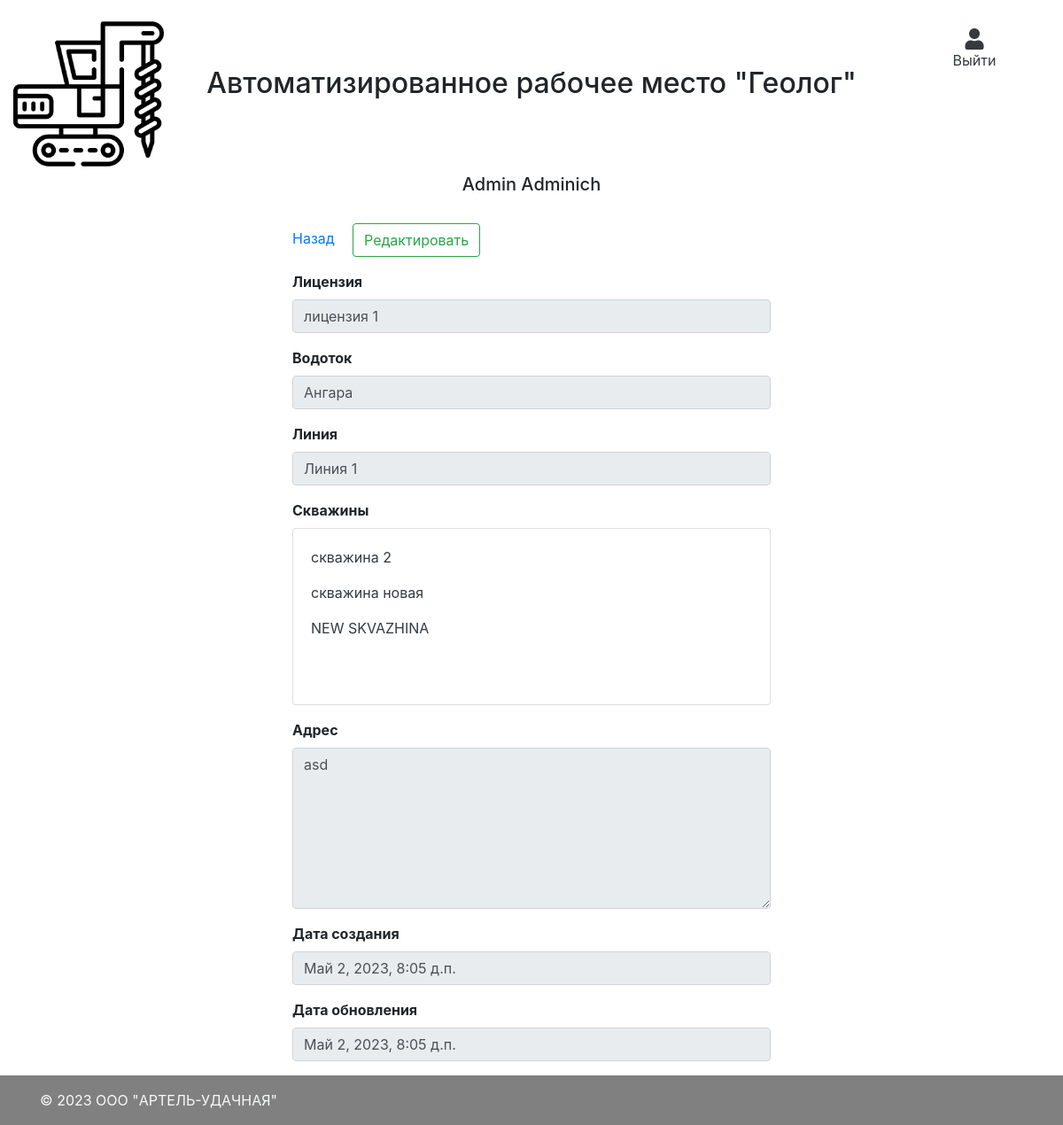
Screenshot of /mine/3 (signed in) with the database file from the repository.
### main/models.py (models this page shows, shortened)
class CustomUser(AbstractBaseUser, PermissionsMixin):
    username = models.CharField("Логин пользователя", max_length=50, unique=True)
    first_name = models.CharField("Имя", max_length=50)
    last_name = models.CharField("Фамилия", max_length=50)
    patronymic = models.CharField("Отчество", max_length=50, default="нет")
    team = models.ForeignKey(Team, verbose_name="Номер бригады", on_delete=models.CASCADE, null=True)
    phone_number = models.CharField("Номер телефона", max_length=50, default="Не указано")
    email = models.EmailField(verbose_name="Email", max_length=255, unique=True, blank=True, null=True)
    role = models.ForeignKey(Role, on_delete=models.CASCADE, verbose_name="Должность")
    is_superuser = models.BooleanField(default=False)
    is_active = models.BooleanField(default=True)
    is_admin = models.BooleanField(default=False)
    objects = CustomUserManager()
    created_at = models.DateTimeField("Дата создания", auto_now_add=True)
    updated_at = models.DateTimeField("Дата обновления", auto_now=True)
    USERNAME_FIELD = 'username'
    REQUIRED_FIELDS = ['password']
    class Meta:
        verbose_name = "Пользователь"
        verbose_name_plural = "Пользователи"

class Mine(models.Model):
    license = models.ForeignKey(License, on_delete=models.CASCADE, verbose_name="Лицензия")
    watercourse = models.ForeignKey(WaterCourse, on_delete=models.CASCADE, verbose_name="Водоток")
    line = models.ForeignKey(Line, on_delete=models.CASCADE, verbose_name="Линия")
    wells = models.ManyToManyField(Well, verbose_name="Скважины")
    address = models.TextField("Адрес", null=True)
    created_at = models.DateTimeField("Дата создания", auto_now_add=True)
    updated_at = models.DateTimeField("Дата обновления", auto_now=True)
    class Meta:
        verbose_name = "Разрез"
        verbose_name_plural = "Разрезы"

class License(models.Model):
    short_name = models.CharField("Наименование", max_length=255)
    name = models.TextField("Полное наименование")
    geologist = models.ForeignKey(CustomUser, related_name='geologist_id', on_delete=models.SET_NULL, verbose_name="Геолог", null=True)
    status = models.ForeignKey(LicenseStatus, on_delete=models.CASCADE, verbose_name="Статус")
    used_enginery = models.TextField("Используемая техника", null=True, default="Не назначено")
    watercourses = models.ManyToManyField(WaterCourse, through='LicenseWaterCourse', through_fields=('license', 'watercourse'), verbose_name="Водотоки", blank=True)
    lines = models.ManyToManyField(Line, through='LineLicenseWaterCourse', through_fields=('license', 'line'), verbose_name="Водотоки", blank=True)
    comment = models.TextField("Комментарий", null=True, blank=True)
    created_at = models.DateTimeField("Дата создания", auto_now_add=True)
    updated_at = models.DateTimeField("Дата обновления", auto_now=True)
    def __str__(self):
        return self.short_name
    class Meta:
        verbose_name = "Лицензия"
        verbose_name_plural = "Лицензии"

class WaterCourse(models.Model):
    name = models.CharField("Наименование", max_length=255)
    created_at = models.DateTimeField("Дата создания", auto_now_add=True)
    updated_at = models.DateTimeField("Дата обновления", auto_now=True)
    def __str__(self):
        return self.name
    class Meta:
        verbose_name = "Водоток"
        verbose_name_plural = "Водотоки"

class Line(models.Model):
    name = models.CharField("Наименование", max_length=50)
    watercourse = models.ForeignKey(WaterCourse, on_delete=models.CASCADE, verbose_name="Водоток", null=True)
    def __str__(self):
        return self.name
    class Meta:
        verbose_name = "Линия"
        verbose_name_plural = "Линии"

class Well(models.Model):
    name = models.CharField("Наименование", max_length=255, unique=True)
    description = models.TextField("Описание", null=True, blank=True)
    comment = models.TextField("Комментарий", null=True, blank=True)
    x = models.FloatField("x", null=True, blank=True)
    y = models.FloatField("y", null=True, blank=True)
    z = models.FloatField("z", null=True, blank=True)
    line = models.ForeignKey(Line, verbose_name="Линия", on_delete=models.CASCADE, null=True)
    pillar_photo = models.ImageField("Фото штаги", upload_to='images/', null=True)
    created_at = models.DateTimeField("Дата создания", auto_now_add=True)
    updated_at = models.DateTimeField("Дата обновления", auto_now=True)
    class Meta:
        verbose_name = "Скважина"
        verbose_name_plural = "Скважины"
        unique_together = ('name', 'line',)

### main/views.py (the view)
# urls.py: path('mine/<int:pk>', views.MineDetailView.as_view(), name='mineetail'),
class MineDetailView(LoginRequiredMixin, DetailView):
    template_name = "main/mine/index.html"
    model = models.Mine
    success_url = "/main_menu?target=mine"

### templates/main/mine/index.html (shortened to what this page needs)
{% extends "layout.html" %}
{% block content %}
    <div class="col-12">
        <div class="row justify-content-center">
            <div class="col-md-6">
                <div class="form-group">
                    <a href="/main_menu?target=mine">Назад</a>
                    <a href="/mine/edit/{{ object.id }}" class="ml-3 btn btn-outline-success">Редактировать</a>
                </div>
                <div class="form-group">
                    <label for="license" class="font-weight-bold">Лицензия</label>
                    <input type="text" class="form-control" readonly id="license" value="{{ object.license }}">
                </div>
                <div class="form-group">
                    <label for="watercourse" class="font-weight-bold">Водоток</label>
                    <input type="text" class="form-control" readonly id="watercourse" value="{{ object.watercourse }}">
                </div>
                <div class="form-group">
                    <label for="line" class="font-weight-bold">Линия</label>
                    <input type="text" class="form-control" readonly id="line" value="{{ object.line }}">
                </div>
                <div class="form-group">
                    <label for="wells" class="font-weight-bold">Скважины</label>
                    <div id="wells" class="card card-body" style="overflow-y: scroll; height:200px;">
                        {% for well in object.wells.all %}
                            <p><a href="/wells/{{ well.id }}" class="text-dark">{{ well.name }}</a></p>
                        {% endfor %}
                    </div>
                </div>
                <div class="form-group">
                    <label for="address" class="font-weight-bold">Адрес</label>
                    <textarea class="form-control" rows="7" readonly id="address">{{ object.address }}</textarea>
                </div>
                <div class="form-group">
                    <label for="created_at" class="font-weight-bold">Дата создания</label>
                    <input type="text" class="form-control" readonly id="created_at" value="{{ object.created_at }}">
                </div>
                <div class="form-group">
                    <label for="updated_at" class="font-weight-bold">Дата обновления</label>
                    <input type="text" class="form-control" readonly id="updated_at" value="{{ object.updated_at }}">
                </div>
            </div>
        </div>
    </div>
{% endblock %}

### templates/layout.html (shortened to what this page needs)
<html lang="en">
    <head>
        <link rel="stylesheet" href="https://maxcdn.bootstrapcdn.com/bootstrap/4.0.0/css/bootstrap.min.css">
        <link rel="stylesheet" href="https://cdnjs.cloudflare.com/ajax/libs/font-awesome/5.15.4/css/all.min.css" />
        <link rel="stylesheet" href="/static/css/main.scss" />
    </head>
    <body class="d-flex flex-column min-vh-100">
      <div class="container-fluid navbar-light bg-navbar-main">
        <div class="row">
            <div class="col-12 col-lg-2 text-center mt-3">
              <a href="/"><img class="img-fluid navbar-brand" src="/static/images/navbar_brand.png"></a>
            </div>
            <div class="col-12 col-lg-8 justify-content-center d-flex align-items-center">
              <h2>Автоматизированное рабочее место "Геолог"</h2>
            </div>
            <div class="col-12 col-lg-2 text-center mt-3">
              <ul class="d-none d-lg-block navbar-nav mr-auto mt-2 ml-3 ml-md-0 mt-lg-0 justify-content-center">
                {% if request.user.is_authenticated %}
                  <li class="nav-item dropdown">
                    <a class="nav-link d-flex flex-column text-dark mt-2" href="/logout">
                      <i class="fa fa-user" aria-hidden="true" style="font-size: 24px;"></i> Выйти
                    </a>
                  </li>
                {% else %}
                  {% comment %} <li class="nav-item m-lg-0">
                    <i class="fa fa-user" aria-hidden="true" style="font-size: 24px;">Войти</i>
                  </li> {% endcomment %}
                {% endif %}
              </ul>
            </div>
            <div class="col-12 col-lg-12 justify-content-center d-flex align-items-center">
              <h5 class="text-center">
                {% if request.user.is_authenticated %}
                  {{ request.user.first_name }} {{ request.user.last_name }}
                {% else %}
                  {% comment %} <li class="nav-item m-lg-0">
                    <i class="fa fa-user" aria-hidden="true" style="font-size: 24px;">Войти</i>
                  </li> {% endcomment %}
                {% endif %}
              </h5>
            </div>
        </div>
      </div>
      <div class="container mt-4">
          <div class="row">
              {% block content %}{% endblock %}
          </div>
      </div>
      <footer class="mt-auto py-3" style="background-color: #808080">
        <div class="container">
          <span class="text-light">© 2023 OOO "АРТЕЛЬ-УДАЧНАЯ"</span>
        </div>
      </footer>
    </body>
</html>

### rows the page displays
CustomUser: user.first_name "Admin", user.last_name "Adminich"
Mine: license "лицензия 1", watercourse "Ангара", line "Линия 1", address "asd", created_at "Май 2, 2023, 8:05 д.п.", updated_at "Май 2, 2023, 8:05 д.п."
Well: name "скважина 2"
Well: name "скважина новая"
Well: name "NEW SKVAZHINA"
